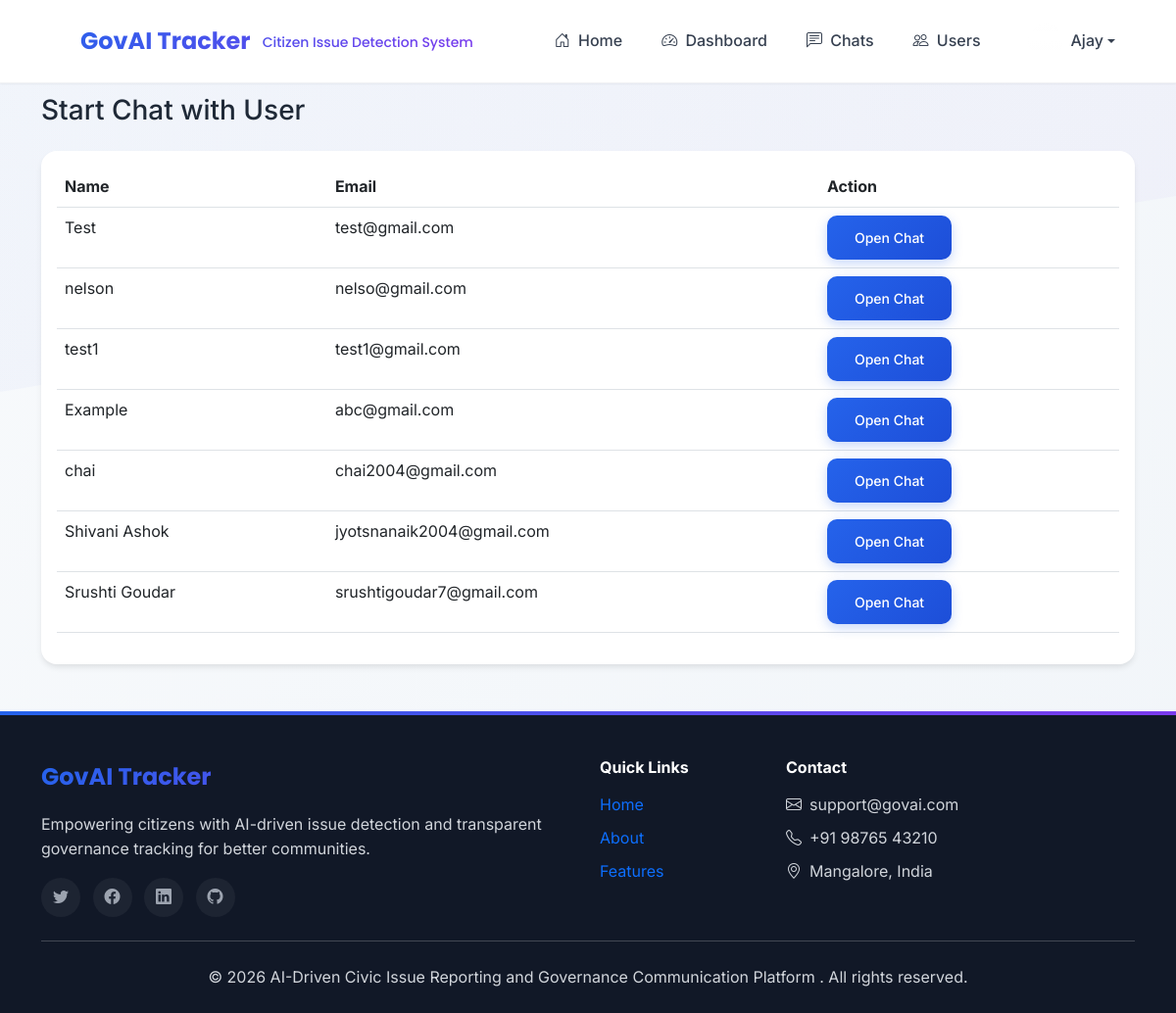
The app's page /admin/chat-list (signed in) with its own data.
### tables this page shows
CREATE TABLE users (
                id INTEGER PRIMARY KEY AUTOINCREMENT,
                name TEXT NOT NULL,
                email TEXT UNIQUE NOT NULL,
                number TEXT,
                password TEXT NOT NULL,
                image_path TEXT,
                role TEXT DEFAULT 'user'
            );

### app.py (the view)
@app.route('/admin/chat-list')
def admin_chat_list():
    if 'email' not in session or session.get('role') != 'admin':
        flash('Access denied.', 'danger')
        return redirect(url_for('login'))
    conn = get_db_connection()
    users = conn.execute("""
        SELECT name, email
        FROM users
        WHERE role != 'admin'
    """).fetchall()
    conn.close()
    return render_template(
        'admin_chat_list.html',
        users=users
    )

### app.py (called while the page is built)
def get_db_connection():
    conn = sqlite3.connect(app.config['DATABASE'])
    conn.row_factory = sqlite3.Row
    return conn

@app.context_processor
def inject_current_year():
    return {'current_year': datetime.now().year}

### templates/admin_chat_list.html
{% extends "base.html" %}
{% block content %}
<h3 class="mb-4">Start Chat with User</h3>
<div class="card p-3">
    {% if users %}
        <table class="table table-hover">
            <thead>
                <tr>
                    <th>Name</th>
                    <th>Email</th>
                    <th>Action</th>
                </tr>
            </thead>
            <tbody>
                {% for u in users %}
                <tr>
                    <td>{{ u.name }}</td>
                    <td>{{ u.email }}</td>
                    <td>
                        <a href="/admin/chat/{{ u.email }}"
                           class="btn btn-sm btn-primary">
                           Open Chat
                        </a>
                    </td>
                </tr>
                {% endfor %}
            </tbody>
        </table>
    {% else %}
        <p>No users found.</p>
    {% endif %}
</div>
{% endblock %}

### templates/base.html (style rules this page uses)
:root { --primary: #2563eb; --primary-dark: #1d4ed8; --primary-light: #3b82f6; --secondary: #7c3aed; --accent: #ec4899; --success: #10b981; --warning: #f59e0b; --danger: #ef4444; --dark: #1f2937; --gray-900: #111827; --gray-800: #1f2937; --gray-700: #374151; --gray-600: #4b5563; --gray-500: #6b7280; --gray-400: #9ca3af; --gray-300: #d1d5db; --gray-200: #e5e7eb; --gray-100: #f3f4f6; --gray-50: #f9fafb; --white: #ffffff; --shadow-sm: 0 1px 2px 0 rgba(0, 0, 0, 0.05); --shadow-md: 0 4px 6px -1px rgba(0, 0, 0, 0.1); --shadow-lg: 0 10px 15px -3px rgba(0, 0, 0, 0.1); --shadow-xl: 0 20px 25px -5px rgba(0, 0, 0, 0.1); --transition-fast: all 0.2s cubic-bezier(0.4, 0, 0.2, 1); --transition-base: all 0.3s cubic-bezier(0.4, 0, 0.2, 1); --transition-slow: all 0.5s cubic-bezier(0.4, 0, 0.2, 1); }
body { font-family: 'Inter', -apple-system, BlinkMacSystemFont, sans-serif; background: linear-gradient(135deg, #f8fafc 0%, #f1f5f9 100%); color: var(--gray-800); line-height: 1.6; overflow-x: hidden; min-height: 100vh; position: relative; }
body::before { content: ''; position: fixed; top: 0; left: 0; right: 0; height: 400px; background: linear-gradient(135deg, var(--primary) 0%, var(--secondary) 100%); clip-path: polygon(0 0, 100% 0, 100% 50%, 0 100%); z-index: -1; opacity: 0.03; }
.btn { font-weight: 500; padding: 0.75rem 1.75rem; border-radius: 10px; border: none; transition: var(--transition-base); position: relative; overflow: hidden; }
.btn::before { content: ''; position: absolute; top: 50%; left: 50%; width: 0; height: 0; border-radius: 50%; background: rgba(255, 255, 255, 0.3); transform: translate(-50%, -50%); transition: width 0.6s, height 0.6s; }
.btn-primary { background: linear-gradient(135deg, var(--primary) 0%, var(--primary-dark) 100%); box-shadow: 0 4px 12px rgba(37, 99, 235, 0.25); }
.card { border: none; border-radius: 16px; overflow: hidden; background: var(--white); box-shadow: var(--shadow-md); transition: var(--transition-base); position: relative; }
.card::before { content: ''; position: absolute; top: 0; left: 0; right: 0; height: 4px; background: linear-gradient(135deg, var(--primary) 0%, var(--secondary) 100%); transform: scaleX(0); transform-origin: left; transition: transform 0.6s cubic-bezier(0.65, 0, 0.35, 1); }
.hover-scale { transition: var(--transition-base); }
.hover-glow { transition: var(--transition-base); }
body { top: 0px !important; position: static !important; }
html { margin-top: 0px !important; }

### records on screen
users: name "Test", email "test@gmail.com"
users: name "nelson", email "nelso@gmail.com"
users: name "test1", email "test1@gmail.com"
users: name "Example", email "abc@gmail.com"
users: name "chai", email "chai2004@gmail.com"
users: name "Shivani Ashok", email "jyotsnanaik2004@gmail.com"
users: name "Srushti Goudar", email "srushtigoudar7@gmail.com"

### other values on screen
{{ session.get('name','User') }} "Ajay"
